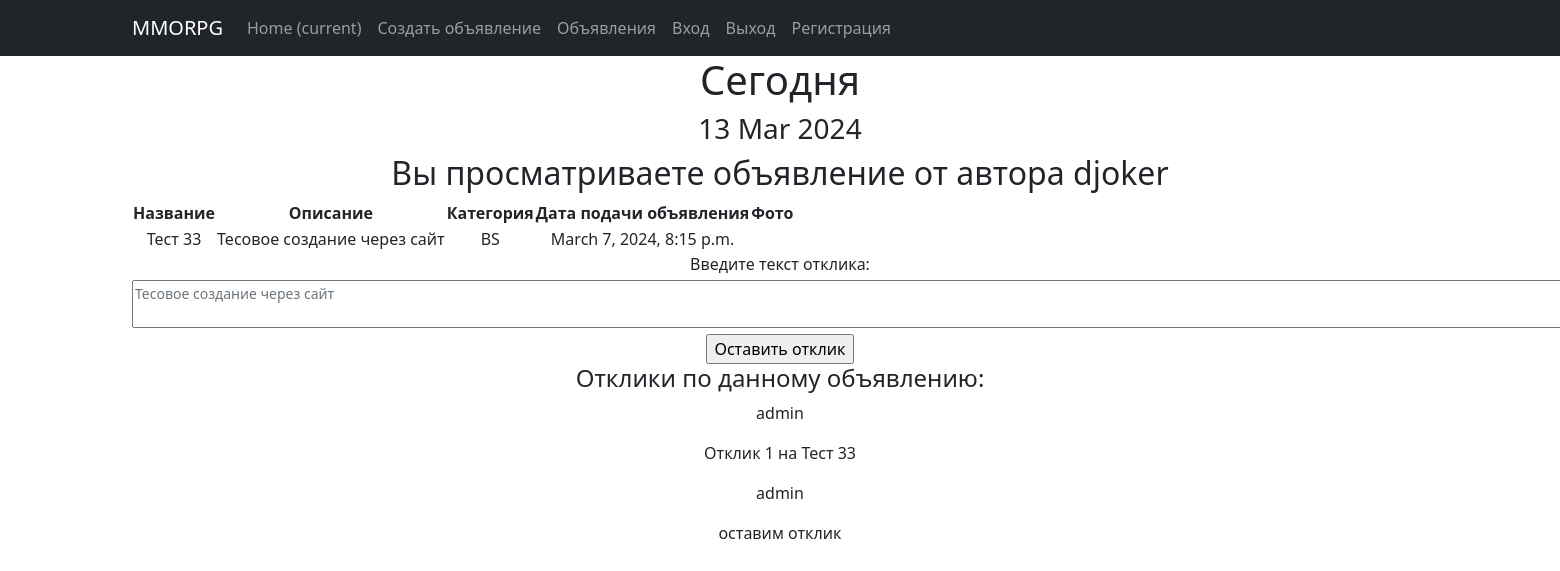
Screenshot of /announcement/18 (signed in) with the database file from the repository.
### board/models.py (models this page shows, shortened)
class Announcement(models.Model):  # Объявление
    author = models.ForeignKey(User, on_delete=models.CASCADE, verbose_name="Автор")
    title = models.CharField(max_length=64, verbose_name="Заголовок")
    text = models.TextField(verbose_name="Текст объявления")
    category = models.CharField(max_length=2, choices=CATEGORY_TYPE, default='TN', verbose_name="Категория")
    dateCreation = models.DateTimeField(auto_now_add=True, verbose_name="Дата публикации")
    upload = models.FileField(upload_to='uploads/', help_text="Загрузите файл", blank=True, verbose_name="Загрузка")

class UserResponse(models.Model):  # Отклик
    responder = models.ForeignKey(User, on_delete=models.CASCADE, verbose_name="Откликнувшийся")
    adComment = models.ForeignKey(Announcement, on_delete=models.CASCADE, verbose_name="Комментарий")  # к какому объявлению
    text = models.TextField(verbose_name="Описание")
    status = models.BooleanField(default=False, verbose_name="Статус отклика")
    class Meta:
        verbose_name = "Отклик"
        verbose_name_plural = "Отклики"
        ordering = ["id"]

### board/views.py (the view)
# urls.py: path('<int:pk>', AnnouncementDetail.as_view(), name='announcement_detail'),
class AnnouncementDetail(UserResponseCreate, DetailView):
    model = Announcement  # Модель всё та же, но мы хотим получать информацию по отдельному отзыву
    template_name = 'board/id_announcement.html'  # Используем другой шаблон — id_announcement.html
    context_object_name = 'id_announcement'  # Название объекта, в котором будет выбранный пользователем отзыв

### board/forms.py
class UserResponseForm(forms.ModelForm):  # класс формы отклика
    class Meta:
        model = UserResponse
        fields = ['text']
        labels = {'text': 'Введите текст отклика'}
        widgets = {'text': forms.Textarea(attrs={'class': 'form-text', 'cols': 200, 'rows': 2})}

### board/templatetags/custom_tags.py (called while the page is built)
@register.simple_tag()
def current_time(format_string='%d %b %Y'):
    return datetime.utcnow().strftime(format_string)

### board/views.py (called while the page is built)
    def get_context_data(self, **kwargs):
        context = super().get_context_data(**kwargs)
        context['announcement_id'] = self.kwargs['pk']  # ссылаемся на идентификатор объявления к которому делаем отклик
        return context

### board/templates/board/id_announcement.html (shortened to what this page needs)
{% extends 'board/default.html' %}
{% load custom_tags %}
{% block content %}
<h1>Сегодня</h1>
    <h3>{% current_time '%d %b %Y' %}</h3>
<h2>Вы просматриваете объявление от автора {{id_announcement.author}} </h2>
<table>
    <tr>
        <td><b>Название</b></td>
        <td><b>Описание</b></td>
        <td><b>Категория</b></td>
        <td><b>Дата подачи объявления</b></td>
        <td><b>Фото</b></td>
    </tr>
    <tr>
        <td>{{ id_announcement.title }}</td>
        <td>{{ id_announcement.text }}</td>
        <td>{{ id_announcement.category }}</td>
        <td>{{ id_announcement.dateCreation }}</td>
        <td>{{ id_announcement.upload }}</td>
    </tr>
 </table>
<form action="{% url 'userresponse_create' announcement_id %}" method="post">
    {{ form }}
    <input type="submit" value='Оставить отклик'>
</form>
{% if id_announcement.userresponse_set.all %}
<h4>Отклики по данному объявлению:</h4>
{% for userresponse in id_announcement.userresponse_set.all %}
<p>{{ userresponse.responder.username }}</p>
<p>{{ userresponse.text }}</p>
{% endfor %}
{% endif %}
{% endblock content %}

### rows the page displays
Announcement: author "djoker", title "Тест 33", text "Тесовое создание через сайт", category "BS", dateCreation "March 7, 2024, 8:15 p.m."
UserResponse: responder.username "admin", text "Отклик 1 на Тест 33"
UserResponse: responder.username "admin", text "оставим отклик"
